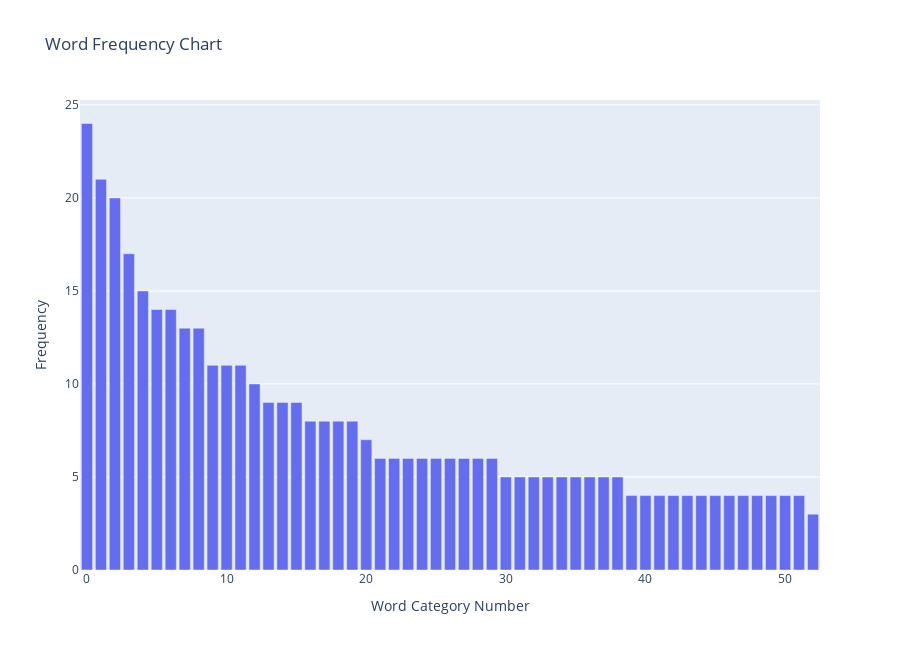

This figure's notebook cell:
### Code cell
topic_freq_barchart = create_topicFreq_chart(word_associations_df)

topic_freq_barchart

### Figure 1 — Plotly figure (JSON) as saved in the notebook; plotly's stock layout.template omitted (floating-point values rounded to 4 significant figures)
{"data": [{"alignmentgroup": "True", "customdata": [["wide, expansive, range, vast, ranging"], ["inexpensive, cheap, affordable, cost, expensive"], ["amazing, best, fantastic, great, awesome"], ["reliable, trustworthy, downloadable, cloud, downloads"], ["resource, resources, resourceful, sources, sourceful"], ["illustrations, graphics, designs, visuals, aesthetic"], ["complete, whole, extensive, full, all"], ["useful, convenient, helpful, beneficial, helpfull"], ["resources, vast, tons, lots, reasources"], ["quality, made, high, good, designed"], ["diverse, diversity, diversified, versatile, culturally"], ["homework, grammar, fresh, simplified, "], ["kids, children, age, young, ages"], ["friendly, student, teacher, education, homeschool"], ["teacher, educational, curriculum, academic, elementary"], ["accessable, accessibly, accessible, presentable, measurable"], ["español, juegos, worksheets, worksheet, amzon"], ["easy, ease, easily, download, accessible"], ["creative, creativity, innovative, imaginative, ideas"], ["options, choices, choice, multiple, keys"], ["grade, levels, level, levelized, learners"], ["adaptable, accommodable, adapted, compatible, acessible"], ["atractive, eye, attractive, catchcing, catching"], ["entertaining, exciting, enjoyable, inspiring, refreshing"], ["great, things, lessons, products, content"], ["timesaving, time, saving, plan, life"], ["important, essential, relevant, needed, applicable"], ["colorful, colorfull, colors, white, black"], ["informative, informational, interactive, electronic, news"], ["differentiated, differentiation, differention, different, learning"], ["user, friendly, very, , "], ["relavent, relattable, relatable, relavant, relieable"], ["searchable, search, find, hard, most"], ["varity, variaty, variable, quantity, pertnent"], ["level, levels, tiered, multi, on"], ["use, usage, ease, easy, simple"], ["activities, activity, interests, engaging, "], ["bundled, bundles, scaffolded, packed, eduacted"], ["clarity, concise, clear, clean, "], ["util, tool, useul, nuce, "], ["superior, supreme, greatest, top, teir"], ["joy, happy, cheerful, love, "], ["on, target, spot, brand, point"], ["easy, simple, easily, complex, "], ["everything, need, equipped, , "], ["standards, standard, based, , "], ["practical, functional, meaningful, , "], ["printable, printables, print, level, per"], ["convient, convienent, convinient, versitility, "], ["abundant, plentiful, abundance, bountiful, "], ["organized, structured, categorical, expansive, "], ["extraordinary, exceptional, unusual, unique, "], ["materials, material, quality, varied, best"]], "hovertemplate": "Word Category: %{x}<br>Frequency: %{y}<br>Top 5 words: %{customdata[0]}<extra></extra>", "legendgroup": "", "marker": {"color": "#646DEF", "pattern": {"shape": ""}}, "name": "", "offsetgroup": "", "orientation": "v", "showlegend": false, "textposition": "outside", "type": "bar", "x": [0, 1, 2, 3, 4, 5, 6, 7, 8, 9, 10, 11, 12, 13, 14, 15, 16, 17, 18, 19, 20, 21, 22, 23, 24, 25, 26, 27, 28, 29, 30, 31, 32, 33, 34, 35, 36, 37, 38, 39, 40, 41, 42, 43, 44, 45, 46, 47, 48, 49, 50, 51, 52], "xaxis": "x", "y": [24, 21, 20, 17, 15, 14, 14, 13, 13, 11, 11, 11, 10, 9, 9, 9, 8, 8, 8, 8, 7, 6, 6, 6, 6, 6, 6, 6, 6, 6, 5, 5, 5, 5, 5, 5, 5, 5, 5, 4, 4, 4, 4, 4, 4, 4, 4, 4, 4, 4, 4, 4, 3], "yaxis": "y"}], "layout": {"barmode": "relative", "height": 650, "legend": {"tracegroupgap": 0}, "title": {"text": "Word Frequency Chart"}, "uniformtext": {"minsize": 8, "mode": "hide"}, "xaxis": {"anchor": "y", "domain": [0, 1], "title": {"text": "Word Category Number"}}, "yaxis": {"anchor": "x", "domain": [0, 1], "title": {"text": "Frequency"}}}}
